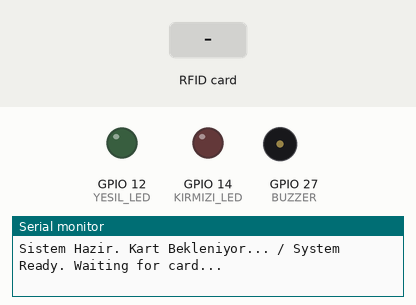
A sketch run on a simulated ESP32. Parts: output pins drawn as LEDs (lit = HIGH), buzzer (waves = sounding, pin HIGH), the last lines printed to the serial monitor. The inputs (shaded band) are chosen by the test bench.

Above: at 1.2 s.
1.3 s: RFID card 57 97 D1 06 held to the reader
At 1.38 s:
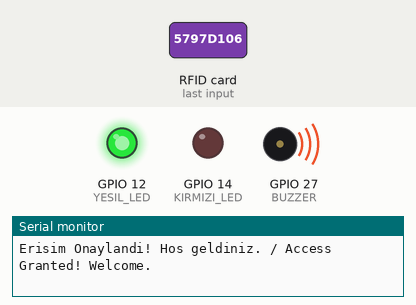
At 2.4 s:
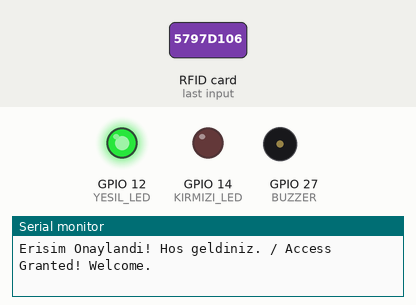
4.3 s: RFID card 5E 7A 19 C4 held to the reader
At 5.8 s:
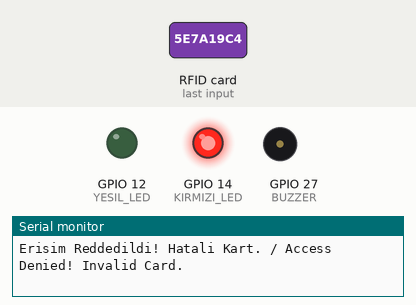
Timing chart, 0 to 7.8 s (numbered marks = the images above; inputs shaded):
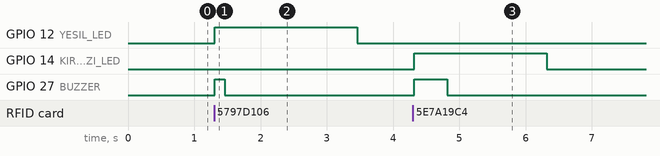

Measured:
- after the input at 1.3 s, GPIO 12 (YESIL_LED): LOW → HIGH at once, → LOW 2.2 s later; GPIO 27 (BUZZER): LOW → HIGH at once, → LOW 0.15 s later
- after the input at 4.3 s, GPIO 14 (KIRMIZI_LED): LOW → HIGH at once, → LOW 2.0 s later; GPIO 27 (BUZZER): LOW → HIGH at once, → LOW 0.50 s later

The sketch:

rfid_system.ino
```cpp
#include <SPI.h>       // SPI iletişimi kütüphanesi / SPI communication library
#include <MFRC522.h>   // MFRC522 RFID modülü kütüphanesi / MFRC522 RFID module library

// Pin Tanımlamaları / Pin Definitions
#define SS_PIN     5
#define RST_PIN    22
#define YESIL_LED  12
#define KIRMIZI_LED 14
#define BUZZER     27

// RFID nesnesi oluşturuluyor / Creating RFID instance
MFRC522 rfid(SS_PIN, RST_PIN);

// ⚠️ BURAYI KENDİ KARTININ UID NUMARALARIYLA DEĞİŞTİR!
// ⚠️ REPLACE THIS WITH YOUR OWN CARD'S UID NUMBERS!
byte dogruKartUID[] = {0x57, 0x97, 0xD1, 0x06};

void setup() {
  // Seri haberleşme başlatılıyor / Initializing serial communication
  Serial.begin(115200);

  // SPI ve RFID başlatılıyor / Initializing SPI and RFID
  SPI.begin();
  rfid.PCD_Init();

  // Pin modları çıkış olarak ayarlanıyor / Setting pin modes as OUTPUT
  pinMode(YESIL_LED, OUTPUT);
  pinMode(KIRMIZI_LED, OUTPUT);
  pinMode(BUZZER, OUTPUT);

  // Başlangıçta tüm bileşenleri kapat / Turn off all components at startup
  digitalWrite(YESIL_LED, LOW);
  digitalWrite(KIRMIZI_LED, LOW);
  digitalWrite(BUZZER, LOW);

  Serial.println("Sistem Hazir. Kart Bekleniyor... / System Ready. Waiting for card...");
}

void loop() {
  // Yeni bir kart okutulmadıysa veya okunamadıysa döngüden çık
  // If a new card is not present or cannot be read, exit the loop
  if (!rfid.PICC_IsNewCardPresent() || !rfid.PICC_ReadCardSerial()) return;

  bool kartDogruMu = true;

  // Okunan kart ile doğru kartı karşılaştır
  // Compare the scanned card UID with the correct card UID
  for (byte i = 0; i < rfid.uid.size; i++) {
    if (rfid.uid.uidByte[i] != dogruKartUID[i]) {
      kartDogruMu = false; // Kart eşleşmedi / Card mismatch
      break;
    }
  }

  // Erişim Kontrolü / Access Control
  if (kartDogruMu) {
    // Erişim Onaylandı Durumu / Access Granted Status
    Serial.println("Erisim Onaylandi! Hos geldiniz. / Access Granted! Welcome.");
    digitalWrite(YESIL_LED, HIGH);

    // Buzzer kısa bip sesi / Short buzzer beep
    digitalWrite(BUZZER, HIGH);
    delay(150);
    digitalWrite(BUZZER, LOW);

    delay(2000); // 2 saniye boyunca yeşil ışık yansın / Keep green LED on for 2 seconds
    digitalWrite(YESIL_LED, LOW);
  }
  else {
    // Erişim Reddedildi Durumu / Access Denied Status
    Serial.println("Erisim Reddedildi! Hatali Kart. / Access Denied! Invalid Card.");
    digitalWrite(KIRMIZI_LED, HIGH);

    // Buzzer hata sesi (Uzun) / Long buzzer beep for error
    digitalWrite(BUZZER, HIGH);
    delay(500);
    digitalWrite(BUZZER, LOW);

    delay(1500); // 1.5 saniye kırmızı ışık yansın / Keep red LED on for 1.5 seconds
    digitalWrite(KIRMIZI_LED, LOW);
  }

  // Kart okumayı sonlandır (Aynı kartın üst üste okunmasını engeller)
  // Halt PICC (Prevents continuous reading of the same card)
  rfid.PICC_HaltA();
}
```
